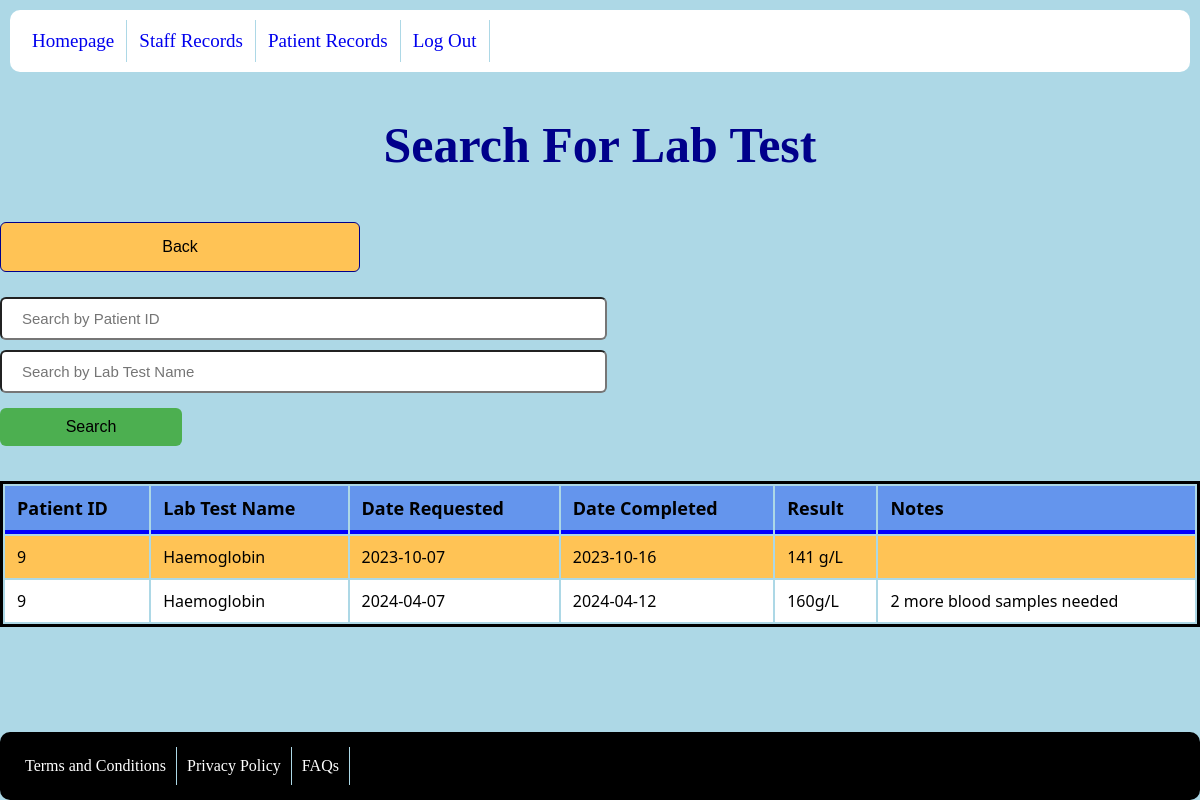
The app's page /labTest/searchForLabTest.php?patient_id=9 (signed in) with its own data.
### tables this page shows
CREATE TABLE `lab_tests` (
  `lab_test_id` int(11) NOT NULL,
  `patient_id` int(11) NOT NULL,
  `lab_test_name` text NOT NULL,
  `date_requested` date NOT NULL,
  `date_completed` date DEFAULT NULL,
  `result` text DEFAULT NULL,
  `notes` text DEFAULT NULL
);

### labTest/labTestSearch.php (called while the page is built, shortened)
<?php
require_once("../includes/lab-test-config.php");
$searchPatientID = $_GET['patient_id'] ?? '';
$conditions = [];
$parameters = [];
if (!empty($searchPatientID)) {
    $conditions[] = "patient_id LIKE ?";
    $parameters[] = "%$searchPatientID%";
}
$sql = "SELECT * FROM lab_tests";
if (!empty($conditions)) {
    $sql .= " WHERE " . implode(" AND ", $conditions);
}
$stmt = $mysqli->prepare($sql);
if ($stmt) {
    if (!empty($parameters)) {
        $types = str_repeat('s', count($parameters));
        $stmt->bind_param($types, ...$parameters);
    }
    $stmt->execute();
    $result = $stmt->get_result();
    if ($result) {
        $searchResults = [];
        while ($row = $result->fetch_assoc()) {
            $searchResults[] = $row;
        }
    } else {
        echo "Error in fetching results: " . $stmt->error;
    }
} else {
    echo "Error in preparing SQL statement: " . $mysqli->error;
}

### labTest/searchForLabTest.php (the view, shortened to what this page needs)
<!DOCTYPE html>
<html lang="en">
<head>
    <link href="../css/desktop.css" media="only screen and (min-width:720px)" rel="stylesheet" type="text/css">
    <link href="../css/mobile.css" media="only screen and (max-width:720px)" rel="stylesheet" type="text/css">
</head>
<body>
    <div class="container">
        <?php include("../includes/header.php"); ?>
        <main>
            <h1>Search For Lab Test</h1>
            <form action="../labTest/lab-tests.php">
                <input type="submit" value="Back" />
            </form>
            <div class="search-container">
                <form action="" method="GET">
                    <input type="number" class="search" name="patient_id" placeholder="Search by Patient ID">
                    <input type="text" class="search" name="lab_test_name" placeholder="Search by Lab Test Name">
                    <button id="search-button" type="submit">Search</button>
                </form>
            </div>
            <div class="table-container">
                <?php
                    if(isset($_GET['patient_id']) || isset($_GET['lab_test_name'])) {
                        include("../labTest/labTestSearch.php");
                    }
                    if (isset($searchResults) && !empty($searchResults)) {
                        echo "<table>";
                        echo "<tr>
                        <th>Patient ID</th>
                        <th>Lab Test Name</th>
                        <th>Date Requested</th>
                        <th>Date Completed</th>
                        <th>Result</th>
                        <th>Notes</th>
                        </tr>";
                        foreach ($searchResults as $result) {
                            echo "<tr>";
                            echo "<td>" . $result['patient_id'] . "</td>";
                            echo "<td>" . $result['lab_test_name'] . "</td>";
                            echo "<td>" . $result['date_requested'] . "</td>";
                            echo "<td>" . $result['date_completed'] . "</td>";
                            echo "<td>" . $result['result'] . "</td>";
                            echo "<td>" . $result['notes'] . "</td>";
                            echo "</tr>";
                        }
                        echo "</table>";
                    } else {
                        echo "No matching results found.";
                    }
                ?>
            </div>
        </main>
        <?php include("../includes/footer.php"); ?>
    </div>
</body>
</html>

### css/desktop.css (style rules this page uses)
body { background-color: lightblue; margin: 0; display: flex; justify-content: center; align-items: center; }
.container { width:100%; margin: 0 auto; max-width: 1200px; min-width: 600px; display: flex; flex-direction: column; min-height:100vh; min-height:100svh; }
h1 { font-size: 50px; color:darkblue; text-align: center; }
input, select { width: 100%; display:inline-block; padding: 11px 20px; margin-top: 10px; box-sizing: border-box; border-radius: 6px; font-size:15px; }
button, input[type=submit] { background-color: #FFC355; color: black; border: 1px darkblue solid; border-radius: 6px; padding: 15px 32px; text-align: center; text-decoration: none; display: inline-block; font-size: 16px; cursor: pointer; width:30%; margin-top:15px; margin-bottom:15px; }
form { font-size: 20px; border-radius:20px; }
table { width: 100%; border:3px solid black; margin-top:20px; margin-bottom:20px; }
th, td { padding: 10px 12px; text-align: left; font-family: 'Segoe UI', Tahoma, Geneva, Verdana, sans-serif; }
th { font-size:18px; border-bottom: 4px solid blue; background-color: cornflowerblue; }
tr:nth-child(odd) { background-color: #fff; }
tr:nth-child(even) { background-color: #FFC355; }
.search-container { display: flex; align-items: center; }
.search { flex: 1; margin-right: 10px; }
#search-button { padding: 10px 20px; border: none; background-color: #4CAF50; display: inline-block; }
:root { --delay: 0; --duration: 800ms; --iterations: 1; }

### css/mobile.css (style rules this page uses)
body { background-color: lightblue; margin: 0; display: flex; justify-content: center; align-items: center; }
main { margin:5px; }
h1 { font-size: 40px; color:darkblue; text-align: center; }
.container { width:100%; margin:auto; display: flex; flex-direction: column; min-height:100vh; min-height:100svh; }
input, select { width: 100%; display:inline-block; padding: 11px 20px; margin: 15px 0; box-sizing: border-box; border-radius: 6px; font-size:15px; }
button, input[type=submit] { background-color: #FFC355; color: black; padding: 14px 20px; border: none; width: 100%; margin-top:15px; margin-bottom:15px; border-radius: 6px; border: 1px darkblue solid; }
input[type=submit] { width: 100%; }
form { font-size: 20px; padding:10px; border-radius:20px; }
.table-container { max-height: 400px; overflow-y: auto; padding-bottom:20px; }
.table-container table { width: 100%; }
.table-container th, .table-container td { padding: 8px; padding: 10px 12px; text-align: left; }
.table-container th { position: sticky; top: 0; border-bottom: 2px solid blue; background-color: cornflowerblue; z-index: 1; }
.table-container tr:nth-child(odd) { background-color: #fff; }
.table-container tr:nth-child(even) { background-color: #FFC355; }
.search-container { display: flex; align-items: center; }
.search { flex: 1; margin-right: 10px; }
#search-button { padding: 10px 20px; border: none; background-color: #4CAF50; display: inline-block; }
:root { --delay: 0; --duration: 800ms; --iterations: 1; }

### records on screen
lab_tests: patient "9", lab_test_name "Haemoglobin", date_requested "2023-10-07", date_completed "2023-10-16", result "141 g/L"
lab_tests: patient "9", lab_test_name "Haemoglobin", date_requested "2024-04-07", date_completed "2024-04-12", result "160g/L", notes "2 more blood samples needed"

### other values on screen
$title "Homepage"
$title "Staff Records"
$title "Patient Records"
$title "Log Out"
